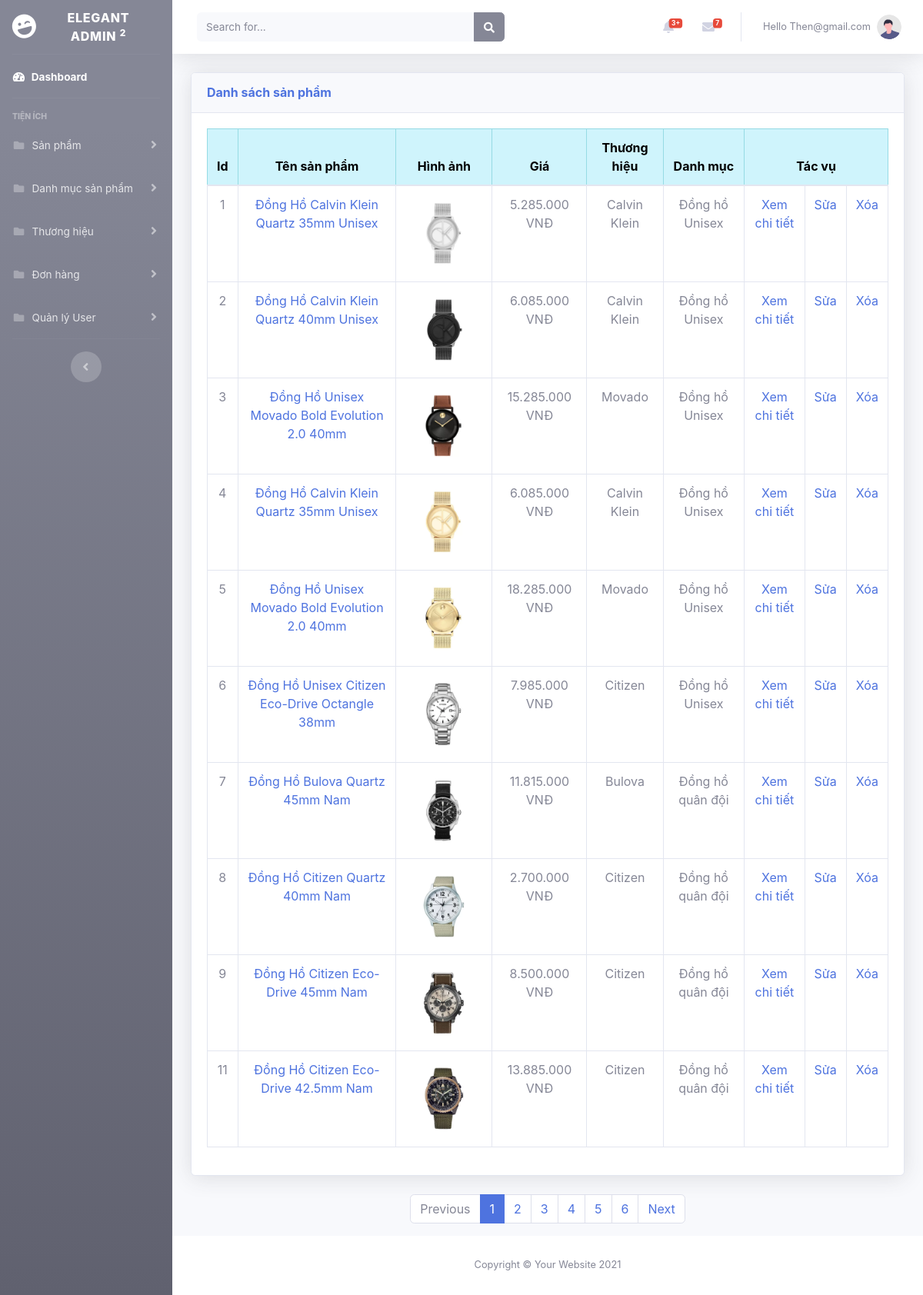
Screenshot of /admin/listProduct.php (signed in) with the database file from the repository.
### tables this page shows
CREATE TABLE `product` (
  `product_id` int NOT NULL,
  `product_name` varchar(255) NOT NULL,
  `product_price` decimal(10,0) NOT NULL,
  `product_description` varchar(255) NOT NULL,
  `product_image` varchar(255) NOT NULL,
  `brand_id` int DEFAULT NULL,
  `category_id` int DEFAULT NULL
);

CREATE TABLE `brand` (
  `brand_id` int NOT NULL,
  `brand_name` varchar(255) NOT NULL,
  `brand_desc` varchar(255) NOT NULL,
  `brand_image` varchar(255) NOT NULL
);

CREATE TABLE `category` (
  `category_id` int NOT NULL,
  `category_name` varchar(255) NOT NULL
);

### class/Product.php (called while the page is built, shortened)
<?php
class Product {
    public static function getAllProduct($pdo, $limit, $offset) {
        $sql = "SELECT * FROM product p
        LEFT JOIN brand b ON p.brand_id = b.brand_id
        LEFT JOIN category c ON p.category_id = c.category_id
        ORDER BY product_id ASC LIMIT :limit OFFSET :offset";
        $stmt = $pdo->prepare($sql);
        $stmt->bindParam(":limit", $limit, PDO::PARAM_INT);
        $stmt->bindParam(":offset", $offset, PDO::PARAM_INT);
        if($stmt->execute()){
            $stmt->setFetchMode(PDO::FETCH_CLASS, "Product");
            return $stmt->fetchAll();
        }
    }
    public static function countAllProduct($pdo) {
        $sql = "SELECT COUNT(*) FROM product p
        LEFT JOIN brand b ON p.brand_id = b.brand_id
        LEFT JOIN category c ON p.category_id = c.category_id";
        $stmt = $pdo->prepare($sql);
        if($stmt->execute()){
            return $stmt->fetchColumn();
        }
    }
}

### admin/listProduct.php (the view)
<?php
    require_once "inc/sidebar.php";
    require_once "inc/header.php";
    $conn =  new Database();
    $pdo = $conn->getConnect();
    if(empty($_GET['page']))
        $page = 1;
    else
        $page = $_GET['page'];
    $ppp = 10;
    $limit = $ppp;
    $offset = ($page-1)*$ppp;
    $data_product = Product::getAllProduct($pdo, $limit, $offset);
    $max = Product::countAllProduct($pdo);
    $maxPages = ceil($max / $ppp);
?>
    <div class="container-fluid">
        <div class="card shadow mb-4">
            <div class="card-header py-3">
                <h6 class="m-0 font-weight-bold text-primary">Danh sách sản phẩm</h6>
            </div>
            <div class="card-body">
                <div class="table-responsive">
                    <table class="table table-bordered text-center" id="dataTable" width="100%" cellspacing="0">
                        <thead class="table-info">
                            <tr>
                                <th>Id</th>
                                <th>Tên sản phẩm</th>
                                <th>Hình ảnh</th>
                                <th>Giá</th>
                                <th>Thương hiệu</th>
                                <th>Danh mục</th>
                                <th colspan="3" align="center">Tác vụ</th>
                            </tr>
                        </thead>
                        <tbody>
                            <?php foreach($data_product as $product): ?>
                                <tr>
                                    <td><?=$product->product_id?></td>
                                    <td><a href="detailProduct.php?product_id=<?=$product->product_id?>"><?=$product->product_name?></a></td>
                                    <td><img src="../assets/images/img_pro/<?=$product->product_image?>" width="100"></td>
                                    <td><?= number_format($product->product_price, 0, ',', '.')?> VNĐ</td>
                                    <td><?= $product->brand_name?></td>
                                    <td><?= $product->category_name?></td>
                                    <td align="center"><a href="detailProduct.php?product_id=<?=$product->product_id?>">Xem chi tiết</a></td>
                                    <td align="center"><a href="editProduct.php?product_id=<?=$product->product_id?>">Sửa</a></td>
                                    <td align="center"><a href="deleteProduct.php?product_id=<?=$product->product_id?>">Xóa</a></td>
                                </tr>
                            <?php endforeach; ?>
                        </tbody>
                    </table>
                </div>
            </div>
        </div>
        <nav aria-label="Page navigation example">
            <ul class="pagination justify-content-center">
                <li class="page-item <?= $page == 1 ? 'disabled' : '' ?>">
                    <a class="page-link" href="<?= $page == 1 ? '#' : 'listProduct.php?page='.($page-1) ?>" aria-disabled="<?= $page == 1 ? 'true' : 'false' ?>">Previous</a>
                </li>
                <?php for ($i = 1; $i <= $maxPages; $i++): ?>
                    <li class="page-item <?= $i == $page ? 'active' : '' ?>">
                        <a class="page-link" href="listProduct.php?page=<?= $i ?>"><?= $i ?></a>
                    </li>
                <?php endfor; ?>
                <li class="page-item <?= $page == $maxPages ? 'disabled' : '' ?>">
                    <a class="page-link" href="<?= $page == $maxPages ? '#' : 'listProduct.php?page='.($page+1) ?>" aria-disabled="<?= $page == $maxPages ? 'true' : 'false' ?>">Next</a>
                </li>
            </ul>
        </nav>
    </div>
</div>
<?php
    require "inc/footer.php";
?>

### rows the page displays
product: product_id "1", product_name "Đồng Hồ Calvin Klein Quartz 35mm Unisex", product_image (picture), product_price "5.285.000", brand.brand_name "Calvin Klein", category.category_name "Đồng hồ Unisex"
product: product_id "2", product_name "Đồng Hồ Calvin Klein Quartz 40mm Unisex", product_image (picture), product_price "6.085.000", brand.brand_name "Calvin Klein", category.category_name "Đồng hồ Unisex"
product: product_id "3", product_name "Đồng Hồ Unisex Movado Bold Evolution 2.0 40mm", product_image (picture), product_price "15.285.000", brand.brand_name "Movado", category.category_name "Đồng hồ Unisex"
product: product_id "4", product_name "Đồng Hồ Calvin Klein Quartz 35mm Unisex", product_image (picture), product_price "6.085.000", brand.brand_name "Calvin Klein", category.category_name "Đồng hồ Unisex"
product: product_id "5", product_name "Đồng Hồ Unisex Movado Bold Evolution 2.0 40mm", product_image (picture), product_price "18.285.000", brand.brand_name "Movado", category.category_name "Đồng hồ Unisex"
product: product_id "6", product_name "Đồng Hồ Unisex Citizen Eco-Drive Octangle 38mm", product_image (picture), product_price "7.985.000", brand.brand_name "Citizen", category.category_name "Đồng hồ Unisex"
product: product_id "7", product_name "Đồng Hồ Bulova Quartz 45mm Nam", product_image (picture), product_price "11.815.000", brand.brand_name "Bulova", category.category_name "Đồng hồ quân đội"
product: product_id "8", product_name "Đồng Hồ Citizen Quartz 40mm Nam", product_image (picture), product_price "2.700.000", brand.brand_name "Citizen", category.category_name "Đồng hồ quân đội"
product: product_id "9", product_name "Đồng Hồ Citizen Eco-Drive 45mm Nam", product_image (picture), product_price "8.500.000", brand.brand_name "Citizen", category.category_name "Đồng hồ quân đội"
product: product_id "11", product_name "Đồng Hồ Citizen Eco-Drive 42.5mm Nam", product_image (picture), product_price "13.885.000", brand.brand_name "Citizen", category.category_name "Đồng hồ quân đội"

### other values shown
$_SESSION['logged_user'] "Then@gmail.com"
